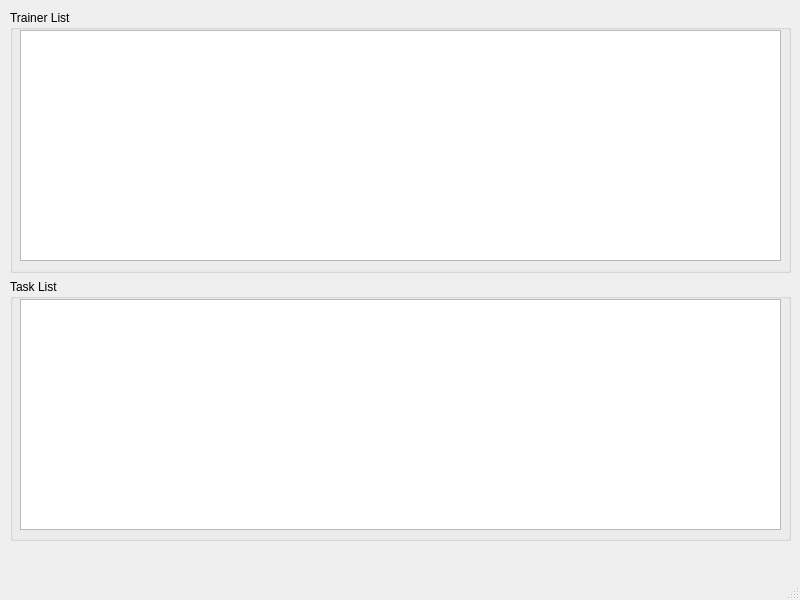
<?xml version="1.0" encoding="UTF-8"?>
<ui version="4.0">
 <class>mainWindow</class>
 <widget class="QMainWindow" name="mainWindow">
  <property name="geometry">
   <rect>
    <x>0</x>
    <y>0</y>
    <width>800</width>
    <height>600</height>
   </rect>
  </property>
  <property name="minimumSize">
   <size>
    <width>800</width>
    <height>600</height>
   </size>
  </property>
  <property name="maximumSize">
   <size>
    <width>800</width>
    <height>600</height>
   </size>
  </property>
  <property name="windowTitle">
   <string>ws-TrainObserver(client)</string>
  </property>
  <widget class="QWidget" name="centralwidget">
   <widget class="QWidget" name="">
    <property name="geometry">
     <rect>
      <x>10</x>
      <y>10</y>
      <width>781</width>
      <height>531</height>
     </rect>
    </property>
    <layout class="QVBoxLayout" name="verticalLayout">
     <item>
      <widget class="QGroupBox" name="TrainerListGroupBox">
       <property name="title">
        <string>Trainer List</string>
       </property>
       <widget class="QTreeView" name="trainerListView">
        <property name="geometry">
         <rect>
          <x>10</x>
          <y>20</y>
          <width>761</width>
          <height>231</height>
         </rect>
        </property>
       </widget>
      </widget>
     </item>
     <item>
      <widget class="QGroupBox" name="TaskListGroupBox">
       <property name="title">
        <string>Task List</string>
       </property>
       <widget class="QTreeView" name="taskListView">
        <property name="geometry">
         <rect>
          <x>10</x>
          <y>20</y>
          <width>761</width>
          <height>231</height>
         </rect>
        </property>
       </widget>
      </widget>
     </item>
    </layout>
   </widget>
  </widget>
  <widget class="QMenuBar" name="menubar">
   <property name="geometry">
    <rect>
     <x>0</x>
     <y>0</y>
     <width>800</width>
     <height>26</height>
    </rect>
   </property>
  </widget>
  <widget class="QStatusBar" name="statusbar"/>
 </widget>
 <resources/>
 <connections/>
</ui>
